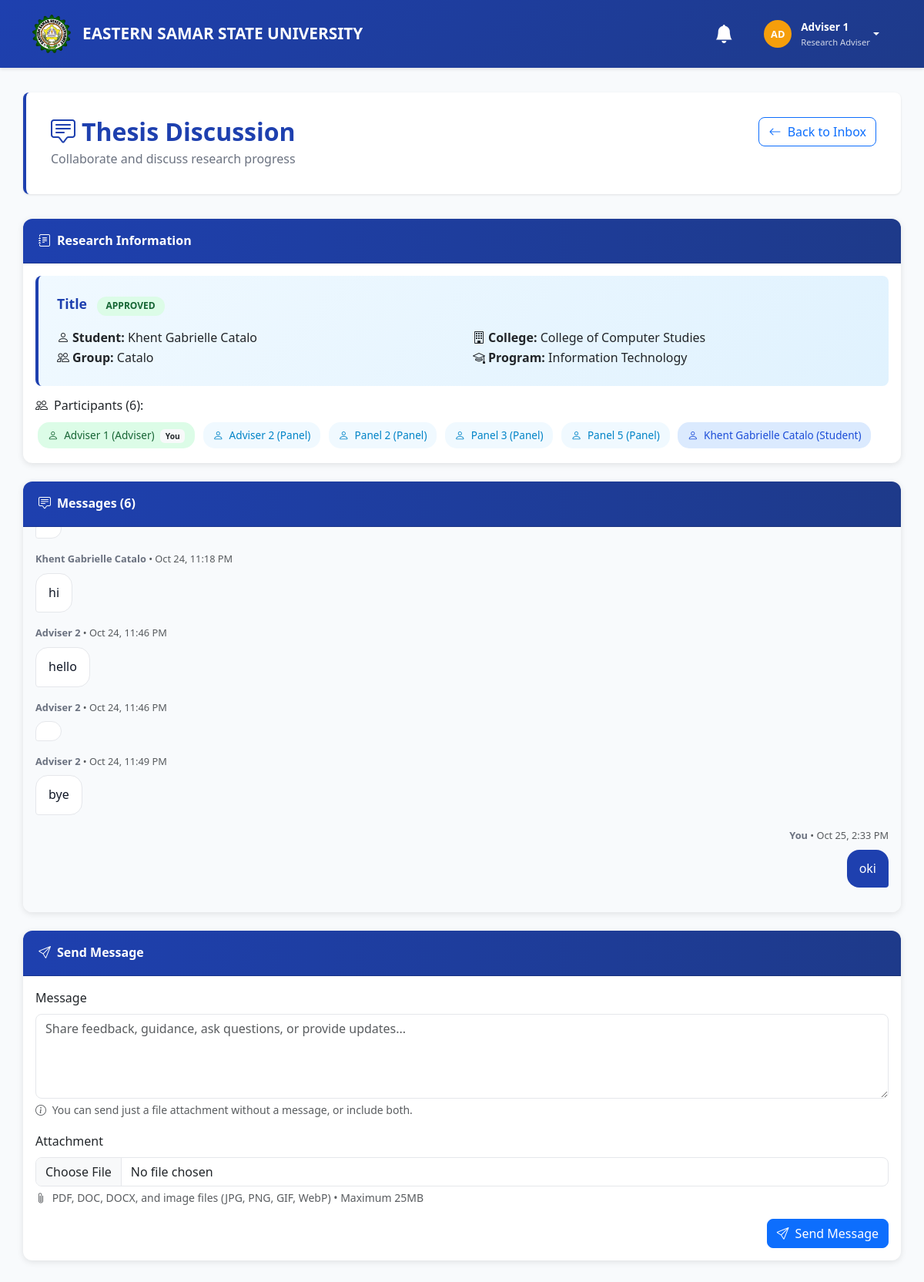
The app's page /panel/thesis_discussion.php?id=4 (signed in) with its own data.
### tables this page shows
CREATE TABLE `thesis_discussions` (
  `discussion_id` int(11) NOT NULL,
  `group_id` int(11) NOT NULL,
  `title_id` int(11) NOT NULL,
  `title` varchar(200) NOT NULL,
  `description` text DEFAULT NULL,
  `created_at` timestamp NOT NULL DEFAULT current_timestamp(),
  `updated_at` timestamp NOT NULL DEFAULT current_timestamp() ON UPDATE current_timestamp()
);

CREATE TABLE `research_groups` (
  `group_id` int(11) NOT NULL,
  `group_name` varchar(80) NOT NULL,
  `lead_student_id` int(11) DEFAULT NULL,
  `adviser_id` int(11) DEFAULT NULL,
  `college` varchar(80) NOT NULL,
  `program` varchar(50) NOT NULL,
  `year_level` varchar(15) NOT NULL,
  `created_at` timestamp NOT NULL DEFAULT current_timestamp()
);

CREATE TABLE `users` (
  `user_id` int(11) NOT NULL,
  `username` varchar(30) NOT NULL,
  `password` varchar(255) NOT NULL,
  `email` varchar(100) NOT NULL,
  `first_name` varchar(30) NOT NULL,
  `last_name` varchar(30) NOT NULL,
  `role` enum('student','adviser','panel','admin') NOT NULL,
  `college` varchar(80) DEFAULT NULL,
  `department` varchar(80) DEFAULT NULL,
  `student_id` varchar(15) DEFAULT NULL,
  `profile_picture` varchar(255) DEFAULT NULL,
  `is_active` tinyint(1) DEFAULT 1,
  `registration_status` enum('pending','approved','rejected') DEFAULT 'approved',
  `rejection_reason` text DEFAULT NULL,
  `account_locked` tinyint(1) DEFAULT 0,
  `locked_until` timestamp NULL DEFAULT NULL,
  `last_login` timestamp NULL DEFAULT NULL,
  `session_expires_at` timestamp NULL DEFAULT NULL,
  `created_at` timestamp NOT NULL DEFAULT current_timestamp(),
  `updated_at` timestamp NOT NULL DEFAULT current_timestamp() ON UPDATE current_timestamp()
);

CREATE TABLE `messages` (
  `message_id` int(11) NOT NULL,
  `context_type` enum('submission','discussion','general') NOT NULL,
  `context_id` int(11) NOT NULL,
  `user_id` int(11) NOT NULL,
  `message_type` enum('text','file','image','system') DEFAULT 'text',
  `message_text` text DEFAULT NULL,
  `file_path` varchar(255) DEFAULT NULL,
  `original_filename` varchar(100) DEFAULT NULL,
  `file_size` int(11) DEFAULT 0,
  `created_at` timestamp NOT NULL DEFAULT current_timestamp()
);

### panel/thesis_discussion.php (the view, shortened to what this page needs)
<?php
include_once '../includes/functions.php';
$user_id = $_SESSION['user_id'] ?? 0;
$user_role = $_SESSION['role'] ?? '';
$user_name = $_SESSION['full_name'] ?? 'Unknown User';
$discussion_id = $_GET['id'] ?? 0;
$stmt = $conn->prepare("
    SELECT
        td.*,
        rg.group_name,
        rg.college,
        rg.program,
        rg.lead_student_id,
        rg.adviser_id,
        CONCAT(student.first_name, ' ', student.last_name) as student_name,
        COALESCE(s.title, 'No Title Submitted Yet') as research_title,
        COALESCE(s.status, 'pending') as title_status
    FROM thesis_discussions td
    JOIN research_groups rg ON td.group_id = rg.group_id
    JOIN users student ON rg.lead_student_id = student.user_id
    LEFT JOIN submissions s ON (rg.group_id = s.group_id AND s.submission_type = 'title' AND s.status = 'approved')
    WHERE td.discussion_id = ?
");
$stmt->execute([$discussion_id]);
$discussion = $stmt->fetch(PDO::FETCH_ASSOC);
$stmt = $conn->prepare("
    SELECT
        u.user_id,
        CONCAT(u.first_name, ' ', u.last_name) as participant_name,
        u.role as user_role,
        CASE
            WHEN rg.adviser_id = u.user_id THEN 'Primary Adviser'
            WHEN rg.lead_student_id = u.user_id THEN 'Student Researcher'
            ELSE 'Panel Member'
        END as participant_role,
        u.email
    FROM thesis_discussions td
    JOIN research_groups rg ON td.group_id = rg.group_id
    JOIN users u ON (
        u.user_id = rg.adviser_id OR
        u.user_id = rg.lead_student_id OR
        u.user_id IN (
            SELECT DISTINCT a.user_id
            FROM assignments a
            WHERE a.context_type = 'discussion'
            AND a.context_id = td.discussion_id
            AND a.is_active = 1
        )
    )
    WHERE td.discussion_id = ?
    GROUP BY u.user_id
    ORDER BY
        CASE u.role
            WHEN 'adviser' THEN 1
            WHEN 'panel' THEN 2
            WHEN 'student' THEN 3
            ELSE 4
        END,
        participant_name
");
$stmt->execute([$discussion_id]);
$participants = $stmt->fetchAll(PDO::FETCH_ASSOC);
$sql = "SELECT
            m.*,
            u.first_name,
            u.last_name,
            u.role,
            CONCAT(u.first_name, ' ', u.last_name) as sender_name
        FROM messages m
        JOIN users u ON m.user_id = u.user_id
        WHERE m.context_type = 'discussion' AND m.context_id = ?
        ORDER BY m.created_at ASC";
$stmt = $conn->prepare($sql);
$stmt->execute([$discussion_id]);
$messages = $stmt->fetchAll(PDO::FETCH_ASSOC);
?>
<!DOCTYPE html>
<html lang="en">
<head>
    <link href="https://cdn.jsdelivr.net/npm/bootstrap@5.3.2/dist/css/bootstrap.min.css" rel="stylesheet">
    <link rel="stylesheet" href="https://cdn.jsdelivr.net/npm/bootstrap-icons@1.11.2/font/bootstrap-icons.css">
</head>
<body>
    <header class="university-header">
        <div class="container">
            <div class="d-flex justify-content-between align-items-center">
                <a href="#" class="university-brand">
                    <img src="../assets/images/essu logo.png" alt="ESSU Logo" class="university-logo">
                    <div>
                        <div class="university-name">EASTERN SAMAR STATE UNIVERSITY</div>
                    </div>
                </a>
                <div class="notification-section">
                    <div class="dropdown">
                        <button class="notification-bell" data-bs-toggle="dropdown" aria-expanded="false" id="notificationBell">
                            <i class="bi bi-bell-fill"></i>
                        </button>
                    </div>
                    <div class="dropdown">
                        <a href="#" class="user-profile dropdown-toggle" data-bs-toggle="dropdown">
                            <div class="user-avatar">
                                <?php echo strtoupper(substr($user_name, 0, 2)); ?>
                            </div>
                            <div class="user-info d-none d-md-block">
                                <div class="user-name"><?php echo htmlspecialchars($user_name); ?></div>
                                <div class="user-role"><?php echo $user_role === 'adviser' ? 'Research Adviser' : 'Panel Member'; ?></div>
                            </div>
                        </a>
                    </div>
                </div>
            </div>
        </div>
    </header>
    <div class="container main-content">
        <div class="page-header">
            <div class="d-flex justify-content-between align-items-start flex-wrap">
                <div class="header-title-wrapper">
                    <h1 class="page-title mb-1">
                        <i class="bi bi-chat-square-text me-2"></i>Thesis Discussion
                    </h1>
                    <p class="page-subtitle mb-0">Collaborate and discuss research progress</p>
                </div>
                <div class="header-actions">
                    <a href="thesis_inbox.php" class="btn btn-outline-primary">
                        <i class="bi bi-arrow-left me-1"></i><span class="d-none d-sm-inline"> Back to</span> Inbox
                    </a>
                </div>
            </div>
        </div>
        <?php if ($discussion): ?>
        <div class="card">
            <div class="card-header">
                <i class="bi bi-journal-text me-2"></i>Research Information
            </div>
            <div class="card-body">
                <div class="research-info">
                    <div class="research-title">
                        <?= htmlspecialchars($discussion['research_title']) ?>
                        <span class="status-badge <?= $discussion['title_status'] ?> ms-2">
                            <?= ucfirst($discussion['title_status']) ?>
                        </span>
                    </div>
                    <div class="row">
                        <div class="col-md-6">
                            <strong><i class="bi bi-person me-1"></i>Student:</strong> <?= htmlspecialchars($discussion['student_name']) ?><br>
                            <strong><i class="bi bi-people me-1"></i>Group:</strong> <?= htmlspecialchars($discussion['group_name']) ?>
                        </div>
                        <div class="col-md-6">
                            <strong><i class="bi bi-building me-1"></i>College:</strong> <?= htmlspecialchars($discussion['college']) ?><br>
                            <strong><i class="bi bi-mortarboard me-1"></i>Program:</strong> <?= htmlspecialchars($discussion['program']) ?>
                        </div>
                    </div>
                </div>
                <h6 class="mt-3 mb-2">
                    <i class="bi bi-people me-2"></i>Participants (<?= count($participants) ?>):
                </h6>
                <div>
                    <?php foreach ($participants as $p): ?>
                        <?php
                        $isStudent = ($p['user_role'] == 'student');
                        $isPrimaryAdviser = ($p['user_role'] == 'adviser' && $p['user_id'] == $discussion['adviser_id']);
                        if ($isStudent) {
                            $displayRole = 'Student';
                            $badgeClass = 'student';
                        } elseif ($isPrimaryAdviser) {
                            $displayRole = 'Adviser';
                            $badgeClass = 'adviser';
                        } else {
                            $displayRole = 'Panel';
                            $badgeClass = 'panel';
                        }
                        ?>
                        <span class="participant-tag <?php echo $badgeClass; ?>">
                            <i class="bi bi-person me-1"></i>
                            <?php echo htmlspecialchars($p['participant_name']); ?>
                            (<?php echo $displayRole; ?>)
                            <?php if ($p['user_id'] == $user_id): ?>
                                <span class="badge bg-light text-dark ms-1">You</span>
                            <?php endif; ?>
                        </span>
                    <?php endforeach; ?>
                </div>
            </div>
        </div>
        <?php endif; ?>
        <div class="card position-relative">
            <div class="card-header d-flex justify-content-between align-items-center">
                <div>
                    <i class="bi bi-chat-square-text me-2"></i>Messages (<?= count($messages) ?>)
                </div>
            </div>
            <div class="card-body p-0">
                <div class="chat-container" id="chatArea">
                    <?php if (empty($messages)): ?>
                        <div class="empty-state">
                            <i class="bi bi-chat-dots text-muted"></i>
                            <h6 class="text-muted">No messages yet</h6>
                            <p class="text-muted">Start the conversation below to begin discussing the thesis!</p>
                        </div>
                    <?php else: ?>
                        <?php foreach ($messages as $msg): ?>
                            <div class="message <?= ($msg['user_id'] ?? 0) == $user_id ? 'own' : 'other' ?>" data-message-id="<?= $msg['message_id'] ?? '' ?>">
                                <div class="message-info">
                                    <strong>
                                        <?= ($msg['user_id'] ?? 0) == $user_id ? 'You' : htmlspecialchars($msg['sender_name'] ?? 'Unknown User') ?>
                                    </strong>
                                    <span class="text-muted">
                                        • <?= date('M d, g:i A', strtotime($msg['created_at'] ?? 'now')) ?>
                                    </span>
                                </div>
                                <div class="message-bubble">
                                    <?php if (!empty($msg['message_text'])): ?>
                                        <?= nl2br(htmlspecialchars($msg['message_text'])) ?>
                                    <?php endif; ?>
                                </div>
                            </div>
                        <?php endforeach; ?>
                    <?php endif; ?>
                </div>
            </div>
        </div>
        <div class="card">
            <div class="card-header">
                <i class="bi bi-send me-2"></i>Send Message
            </div>
            <div class="card-body">
                <form method="POST" enctype="multipart/form-data" id="messageForm">
                    <div class="mb-3">
                        <label for="message" class="form-label">Message</label>
                        <textarea name="message" id="message" class="form-control" rows="4"
                                  placeholder="Share feedback, guidance, ask questions, or provide updates..."></textarea>
                        <div class="form-text">
                            <i class="bi bi-info-circle me-1"></i>
                            You can send just a file attachment without a message, or include both.
                        </div>
                    </div>
                    <div class="mb-3">
                        <label for="attachment" class="form-label">Attachment</label>
                        <input type="file" name="attachment" id="attachment" class="form-control"
                            accept=".pdf,.doc,.docx,.jpg,.jpeg,.png,.gif,.webp,image/*">
                        <div class="form-text">
                            <i class="bi bi-paperclip me-1"></i>
                            PDF, DOC, DOCX, and image files (JPG, PNG, GIF, WebP) • Maximum 25MB
                        </div>
                    </div>
                    <div class="d-flex justify-content-end align-items-center">
                        <button type="submit" class="btn btn-primary" id="sendBtn">
                            <i class="bi bi-send me-2"></i>Send Message
                        </button>
                    </div>
                </form>
            </div>
        </div>
    </div>
</body>
</html>

### records on screen
thesis_discussions: group.group_name "Catalo", group.college "College of Computer Studies", group.program "Information Technology"
users: participant_name "Adviser 1", displayRole "Adviser", shows "You"
users: participant_name "Adviser 2", displayRole "Panel"
users: participant_name "Panel 2", role "Panel"
users: participant_name "Panel 3", role "Panel"
users: participant_name "Panel 5", role "Panel"
users: participant_name "Khent Gabrielle Catalo", role "Student"
messages: sender_name "Khent Gabrielle Catalo", created_at "Oct 24, 11:18 PM", message_text "hi"
messages: sender_name "Adviser 2", created_at "Oct 24, 11:46 PM", message_text "hello"
messages: sender_name "Adviser 2", created_at "Oct 24, 11:46 PM"
messages: sender_name "Adviser 2", created_at "Oct 24, 11:49 PM", message_text "bye"
messages: shows "You", created_at "Oct 25, 2:33 PM", message_text "oki"

### other values on screen
substr($user_name, 0, 2) "AD"
$user_name "Adviser 1"
$discussion['research_title'] "Title"
$discussion['title_status'] "APPROVED"
$discussion['student_name'] "Khent Gabrielle Catalo"
count($participants) "6"
count($messages) "6"
